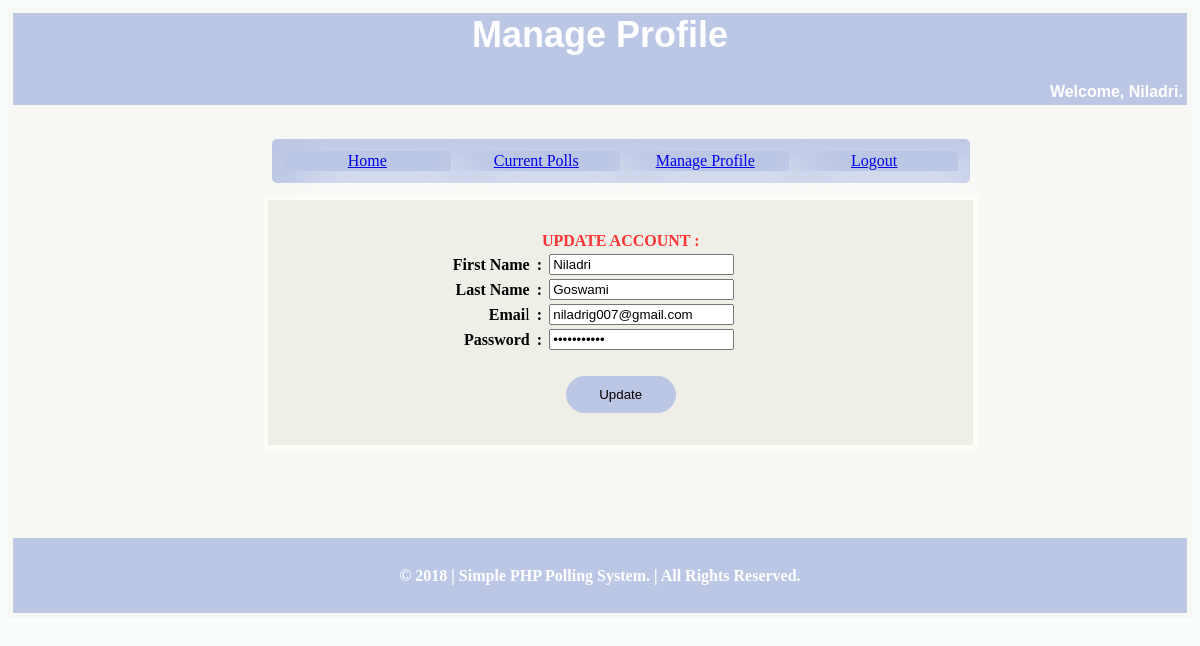
Screenshot of /manage_student.php (signed in) with the database file from the repository.
### tables this page shows
CREATE TABLE IF NOT EXISTS `member` (
  `member_id` int(11) NOT NULL AUTO_INCREMENT,
  `f_name` varchar(225) NOT NULL,
  `l_name` varchar(225) NOT NULL,
  `email` varchar(225) NOT NULL,
  `password` varchar(225) NOT NULL,
  `cnf_password` varchar(225) NOT NULL,
  PRIMARY KEY (`member_id`)
);

### manage_student.php (the view, shortened to what this page needs)
<?php
$user='id15273222_niladri_voting';
$pass='Nilmoni@1994';
$db='id15273222_polling';
$db= new mysqli('localhost', $user, $pass, $db) or die("DANG!!...unable to connect!");
$fname=$_SESSION['f_name'];
$primaryKey = $_SESSION['member_id'];
$sqlForFetchingAdmin = "select * from member where member_id = '$primaryKey'";
$executedQuery = mysqli_query($db, $sqlForFetchingAdmin);
$adminInfo = mysqli_fetch_array($executedQuery);
$firstName = $adminInfo['f_name'];
$lastName = $adminInfo['l_name'];
$email = $adminInfo['email'];
$password = $adminInfo['password'];
?><!DOCTYPE html PUBLIC "-//W3C//DTD XHTML 1.0 Transitional//EN" "http://www.w3.org/TR/xhtml1/DTD/xhtml1-transitional.dtd">
<html xmlns="http://www.w3.org/1999/xhtml">
<head>
</head>
<body bgcolor="#FAFDFD">
<form id="form1" name="form1" method="post" action="">
  <table width="100%" border="0" bgcolor="#F7F7F4">
    <tr>
      <td><table width="100%" height="601" border="0">
    <tr>
      <td height="75" colspan="3" align="center" bgcolor="#BCC7E5"><h1 class="style7"><span class="style1"><span class="style8"><font color="#FFFFFF">Manage Profile</font><font color="#FFFFFF"> </font></span></h1>
        <table width="25%" border="0" align="right">
          <tr>
            <td align="right" class="style6"><b>Welcome, <?php echo $fname;?>.</b></td>
          </tr>
        </table></td>
    </tr>
    <tr>
      <td width="21%" height="429">&nbsp;</td>
      <td width="57%" align="center"><table width="108%" height="388" border="0">
        <tr>
          <td height="63" align="center"><table width="100%" border="0" bgcolor="#BCC7E5" class="box3">
            <tr>
              <td width="25%" align="center" class="cell"><a href="student_home.php">Home</a></td>
              <td width="25%" align="center" class="cell"><a href="poll_cast.php">Current Polls</a> </td>
              <td width="25%" align="center" class="cell"><a href="manage_student.php">Manage Profile</a></td>
              <td width="25%" align="center" class="cell"><a href="logout.php">Logout</a></td>
            </tr>
          </table></td>
        </tr>
        <tr>
          <td height="256" align="center" bordercolor="#00CCFF" bgcolor="#FDFDF8"><table width="99%" height="245" border="0" bgcolor="#EFEFE8">
            <tr>
              <td><table width="98%" height="175" border="0" align="center">
    <tr>
    <td colspan="3" align="center" valign="middle"><strong><font color="#FF3333">UPDATE ACCOUNT : </font></strong></td>
    </tr>
    <tr>
    <td width="37%" align="right"><strong>First Name</strong> </td>
    <td width="2%" align="center"><strong>:</strong></td>
    <td width="61%">
      <label>
        <input name="first_name" type="text" id="first_name" value="<?php echo $firstName; ?>" required/>
      </label>
        </td>
        </tr>
        <tr>
        <td align="right"><strong>Last Name</strong> </td>
        <td align="center"><strong>:</strong></td>
        <td><label>
        <input name="last_name" type="text" id="last_name" value="<?php echo $lastName;?>" required/>
          </label></td>
          </tr>
          <tr>
          <td align="right"><strong>Emai</strong>l</td>
          <td align="center"><strong>:</strong></td>
          <td><label>
          <input name="email" type="text" id="email" value="<?php echo $email; ?>" required/>
          </label></td>
          </tr>
          <tr>
          <td align="right"><strong>Password</strong></td>
          <td align="center"><strong>:</strong></td>
          <td><label>
          <input name="password" type="password" id="password" value="<?php echo $password;?>" required/>
            </label></td>
            </tr>
            <tr>
            <td align="right">&nbsp;</td>
            <td align="center">&nbsp;</td>
            <td><label></label></td>
              </tr>
              <tr>
              <td colspan="3" align="center"><label>
              <input type="submit" name="Update" value = "Update" class="box2"/>
              </label></td>
              </tr>
          </table></td>
            </tr>
          </table></td>
        </tr>
        <tr>
          <td height="61" align="center">&nbsp;</td>
        </tr>
      </table></td>
      <td width="22%"></td>
    </tr>
    <tr>
      <td height="75" colspan="3" align="center" bgcolor="#BCC7E5"><font color="#FFFFFF"><strong>&copy;&nbsp;2018 | Simple PHP Polling System. | All Rights Reserved.</strong></font> </td>
    </tr>
  </table>
</td>
    </tr>
  </table>
</form>
</body>
</html>

### manage_student.php (style rules this page uses)
.cell { box-shadow: 20px 20px 20px; color:#FFFFFF; box-shadow: 20px 20px 45px; }
.style6 { font-family: Arial; color:#FFFFFF; }
.box3 { width: 98%; padding: 10px; border-radius:5px; background:#BCC7E5; text-decoration:none; }
.style7 { font-size: 36px }
.style8 { font-family: Arial }

### rows the page displays
member: first_name "Niladri", last_name "Goswami", email "niladrig007@gmail.com"

### other values shown
$fname "Niladri"
